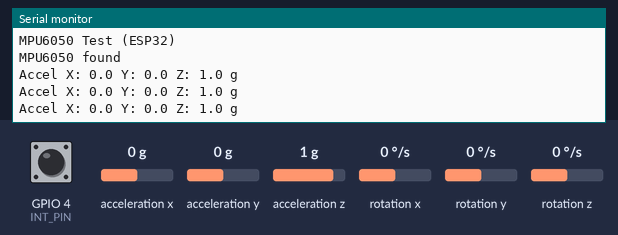
The program below on a simulated ESP32. Shown: the last lines printed to the serial monitor. The test bench sets the inputs (shaded band); at power-on: GPIO 4 (INT_PIN) HIGH, acceleration x 0 g, acceleration y 0 g, acceleration z 1 g, rotation x 0 °/s, rotation y 0 °/s, rotation z 0 °/s.

Above: at 1.3 s.
1.4 s: GPIO 4 (INT_PIN) pulled LOW for 0.6 s
At 2.5 s:
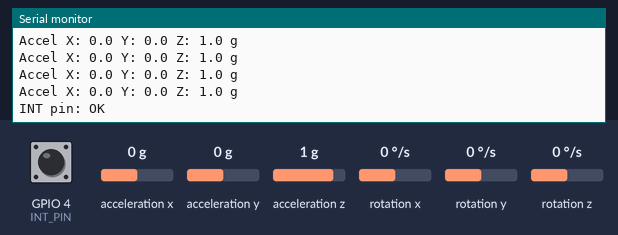
3.6 s: acceleration x set to -1.4 g
At 4.0 s:
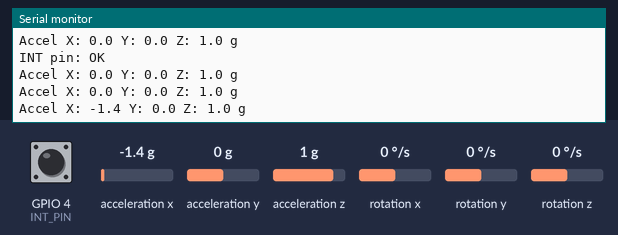
5.1 s: acceleration y set to -1.4 g
At 5.5 s:
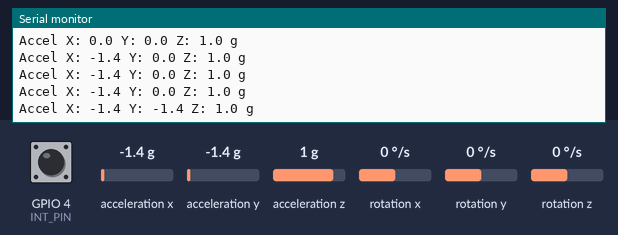
6.6 s: acceleration z set to -1.4 g
At 7.0 s:
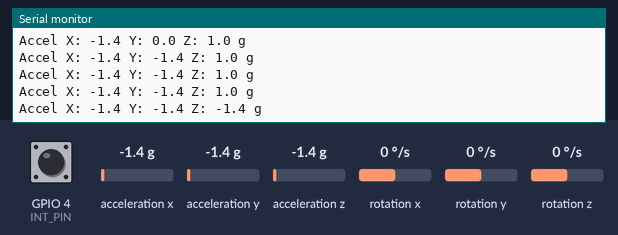

Measured:
- after the input at 1.4 s, the serial monitor: prints a new line after 0.71 s (image 1)
- after the input at 3.6 s, the serial monitor: prints a new line at once (image 2)
- after the input at 5.1 s, the serial monitor: prints a new line at once (image 3)
- after the input at 6.6 s, the serial monitor: prints a new line at once (image 4)

The program:

main.cpp
```cpp
#include <Arduino.h>
#include <MPU6050.h>

#define SDA_PIN 21
#define SCL_PIN 22
#define INT_PIN 4

MPU6050 mpu;
volatile uint32_t intCount = 0;
portMUX_TYPE mux = portMUX_INITIALIZER_UNLOCKED;

void IRAM_ATTR dataReadyISR() {
  portENTER_CRITICAL_ISR(&mux);
  intCount++;
  portEXIT_CRITICAL_ISR(&mux);
}

void setup() {
  Serial.begin(115200);
  delay(100);
  Serial.println("MPU6050 Test (ESP32)");

  Wire.begin(SDA_PIN, SCL_PIN);
  mpu.initialize();

  if (!mpu.testConnection()) {
    Serial.println("MPU6050 not found!");
    while (1) delay(1000);
  }
  Serial.println("MPU6050 found");

  // Default range: +/- 2g (16384 LSB/g)
  mpu.setFullScaleAccelRange(MPU6050_ACCEL_FS_2);

  // Enable DATA_RDY interrupt on INT pin
  mpu.setIntDataReadyEnabled(true);
  pinMode(INT_PIN, INPUT_PULLUP);
  attachInterrupt(digitalPinToInterrupt(INT_PIN), dataReadyISR, FALLING);
}

uint32_t reading = 0;

void loop() {
  int16_t ax, ay, az;
  mpu.getAcceleration(&ax, &ay, &az);
  mpu.getIntDataReadyStatus();

  float gx = ax / 16384.0;
  float gy = ay / 16384.0;
  float gz = az / 16384.0;

  Serial.print("Accel X: ");
  Serial.print(gx, 1);
  Serial.print(" Y: ");
  Serial.print(gy, 1);
  Serial.print(" Z: ");
  Serial.print(gz, 1);
  Serial.println(" g");

  reading++;
  if (reading == 5) {
    uint32_t count;
    portENTER_CRITICAL(&mux);
    count = intCount;
    portEXIT_CRITICAL(&mux);
    if (count > 0) {
      Serial.println("INT pin: OK");
    }
  }

  delay(500);
}
```
